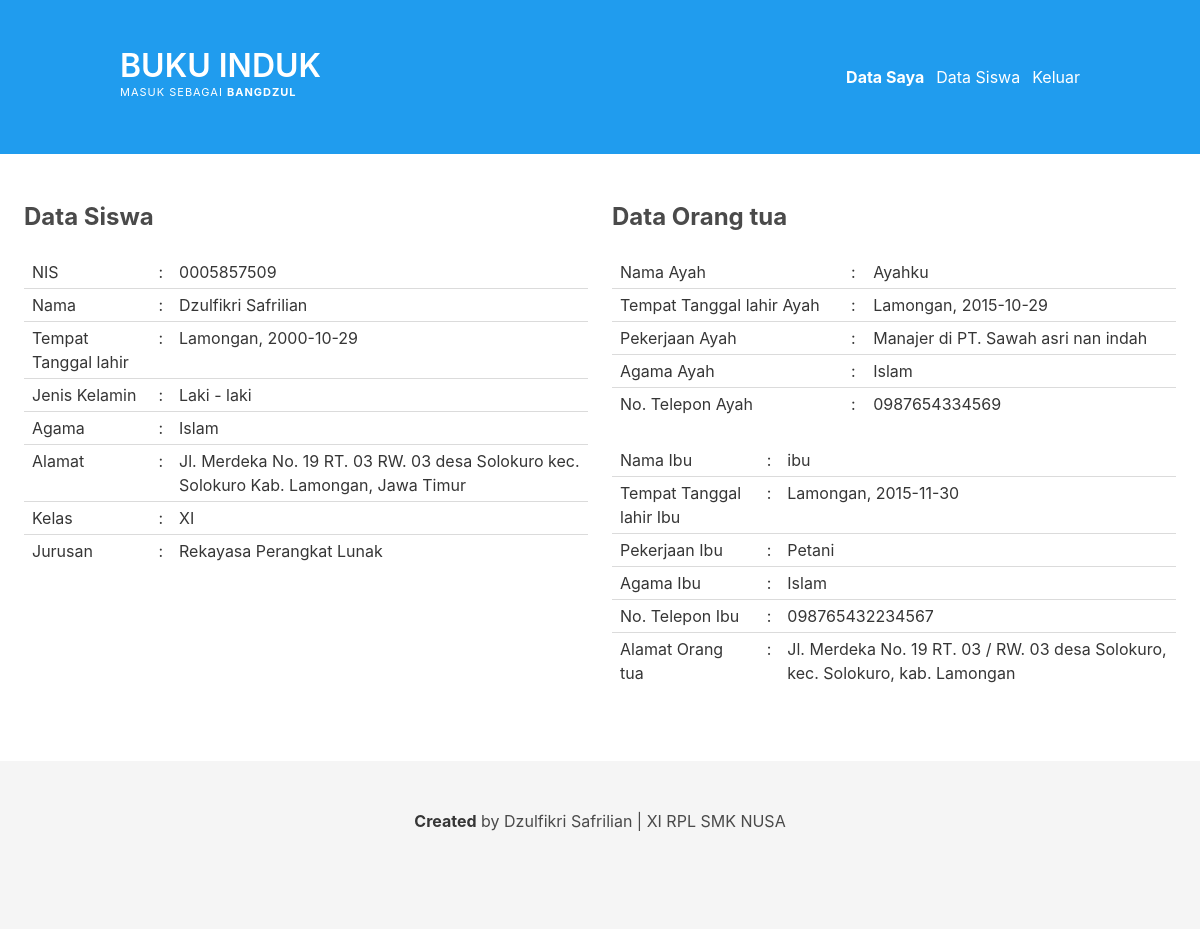
The page /tampil_data.php (signed in) on the database its author committed.
### tables this page shows
CREATE TABLE `user` (
  `id` int(11) NOT NULL,
  `username` varchar(10) NOT NULL,
  `pass` varchar(50) NOT NULL
);

CREATE TABLE `siswa` (
  `id_siswa` int(12) NOT NULL,
  `nis_siswa` varchar(20) NOT NULL,
  `nama_siswa` varchar(50) NOT NULL,
  `tmp_lahir` varchar(50) NOT NULL,
  `tgl_lahir` varchar(20) NOT NULL,
  `jkel_siswa` varchar(20) NOT NULL,
  `agama` varchar(20) NOT NULL,
  `alamat` varchar(255) NOT NULL,
  `kelas` varchar(5) NOT NULL,
  `jurusan` varchar(30) NOT NULL
);

CREATE TABLE `orang_tua` (
  `id_orangtua` int(12) NOT NULL,
  `nama_ayah` varchar(50) NOT NULL,
  `tl_ayah` varchar(50) NOT NULL,
  `tglahir_ayah` varchar(50) NOT NULL,
  `peker_ayah` varchar(50) NOT NULL,
  `agama_ayah` varchar(20) NOT NULL,
  `tlp_ayah` varchar(15) NOT NULL,
  `nama_ibu` varchar(50) NOT NULL,
  `tl_ibu` varchar(50) NOT NULL,
  `tglahir_ibu` varchar(50) NOT NULL,
  `peker_ibu` varchar(50) NOT NULL,
  `agama_ibu` varchar(20) NOT NULL,
  `tlp_ibu` varchar(15) NOT NULL,
  `alamat_orngtua` varchar(100) NOT NULL
);

### tampil_data.php (the view, shortened to what this page needs)
<?php
include_once 'config.php';
$sql="SELECT * from user inner join siswa on  user.id=siswa.id_siswa inner join orang_tua on user.id=orang_tua.id_orangtua where id='".$_SESSION['id']."'";
$query=mysqli_query($db,$sql);
$data= mysqli_fetch_array($query);
?>
    <!DOCTYPE html>
    <html lang="en">
    <head>
        <link rel="stylesheet" href="assets/css/bulma.css">
        <link rel="stylesheet" href="sweetalert.min.css">
        <link rel="stylesheet" href="sweetalert.css">
    </head>
    <body>
        <section class="hero is-info">
            <div class="hero-body">
                <div class="container">
                    <nav class="level">
                        <div class="level-left">
                            <div class="level-item">
                                <div class="level-item">
                                    <div>
                                        <?php if (isset($_SESSION['id'])) {
                                            echo "<p class='title'>BUKU INDUK</p>";
                                            echo "<p class='heading'>";
                                            echo "Masuk Sebagai ";
                                            echo "<b>";
                                                echo $_SESSION['username'];
                                            echo "</b>";
                                            echo "</p>";
                                        }else{
                                            echo "<p class='title'>Maaf, anda belum login</p>";
                                        }
                                        ?>
                                    </div>
                                </div>
                            </div>
                        </div>
                        <div class="level-right">
                            <p class="level-item">
                                <a href="tampil_data.php"><b>Data Saya</b></a>
                            </p>
                            <p class="level-item">
                                <a href="daftar_siswa.php">Data Siswa</a>
                            </p>
                            <p class="level-item">
                                <a href="logout.php">Keluar</a>
                            </p>
                        </div>
                    </nav>
                </div>
            </div>
        </section>
        <div class="section">
            <div class="container is-fullhd">
                <div class="columns">
                    <div class="column">
                        <h1 class="subtitle is-4">
                            <b>Data Siswa</b>
                        </h1>
                        <table class="table is-narrow is-fullwidth">
                            <tr class="table-row-hover-background-color">
                                <td align="center" class="">NIS</td>
                                <td align="center" class="">:</td>
                                <td align="center" class="">
                                   <?php echo $data['nis_siswa']; ?>
                                </td>
                            </tr>
                            <tr class="table-row-hover-background-color">
                                <td align="center" class="">Nama</td>
                                <td align="center" class="">:</td>
                                <td align="center" class="">
                                    <?php echo $data['nama_siswa']; ?>
                                </td>
                            </tr>
                            <tr class="table-row-hover-background-color">
                                <td align="center" class="">Tempat Tanggal lahir</td>
                                <td align="center" class="">:</td>
                                <td align="center" class="">
                                    <?php echo $data['tmp_lahir']; echo ", "; echo $data['tgl_lahir'] ?>
                                </td>
                            </tr>
                            <tr class="table-row-hover-background-color">
                                <td align="center" class="">Jenis Kelamin</td>
                                <td align="center" class="">:</td>
                                <td align="center" class="">
                                    <?php echo $data['jkel_siswa']; ?>
                                </td>
                            </tr>
                            <tr class="table-row-hover-background-color">
                                <td align="center" class="">Agama</td>
                                <td align="center" class="">:</td>
                                <td align="center" class="">
                                    <?php echo $data['agama']; ?>
                                </td>
                            </tr>
                            <tr class="table-row-hover-background-color">
                                <td align="center" class="">Alamat</td>
                                <td align="center" class="">:</td>
                                <td align="center" class="">
                                    <?php echo $data['alamat']; ?>
                                </td>
                            </tr>
                            <tr class="table-row-hover-background-color">
                                <td align="center" class="">Kelas</td>
                                <td align="center" class="">:</td>
                                <td align="center" class="">
                                    <?php echo $data['kelas']; ?>
                                </td>
                            </tr>
                            <tr class="table-row-hover-background-color">
                                <td align="center" class="">Jurusan</td>
                                <td align="center" class="">:</td>
                                <td align="center" class="">
                                    <?php echo $data['jurusan']; ?>
                                </td>
                            </tr>
                        </table>
                    </div>
                    <div class="column">
                        <h1 class="subtitle is-4">
                            <b>Data Orang tua</b>
                        </h1>
                        <table class="table is-narrow is-fullwidth">
                            <tr class="table-row-hover-background-color">
                                <td align="center" class="">Nama Ayah</td>
                                <td align="center" class="">:</td>
                                <td align="center" class="">
                                    <?php echo $data['nama_ayah']; ?>
                                </td>
                            </tr>
                            <tr class="table-row-hover-background-color">
                                <td align="center" class="">Tempat Tanggal lahir Ayah</td>
                                <td align="center" class="">:</td>
                                <td align="center" class="">
                                    <?php echo $data['tl_ayah']; echo ", "; echo $data['tglahir_ayah']; ?>
                                </td>
                            </tr>
                            <tr class="table-row-hover-background-color">
                                <td align="center" class="">Pekerjaan Ayah</td>
                                <td align="center" class="">:</td>
                                <td align="center" class="">
                                     <?php echo $data['peker_ayah']; ?>
                                </td>
                            </tr>
                            <tr class="table-row-hover-background-color">
                                <td align="center" class="">Agama Ayah</td>
                                <td align="center" class="">:</td>
                                <td align="center" class="">
                                <?php echo $data['agama_ayah']; ?>
                                </td>
                            </tr>
                            <tr class="table-row-hover-background-color">
                                <td align="center" class="">No. Telepon Ayah</td>
                                <td align="center" class="">:</td>
                                <td align="center" class="">
                                <?php echo $data['tlp_ayah']; ?>
                                </td>
                            </tr>
                        </table>
                        <table class="table is-narrow is-fullwidth">
                            <tr class="table-row-hover-background-color">
                                <td align="center" class="">Nama Ibu</td>
                                <td align="center" class="">:</td>
                                <td align="center" class="">
                                <?php echo $data['nama_ibu']; ?>
                                </td>
                            </tr>
                            <tr class="table-row-hover-background-color">
                                <td align="center" class="">Tempat Tanggal lahir Ibu</td>
                                <td align="center" class="">:</td>
                                <td align="center" class="">
                                <?php echo $data['tl_ibu']; echo ", "; echo $data['tglahir_ibu']; ?>
                                </td>
                            </tr>
                            <tr class="table-row-hover-background-color">
                                <td align="center" class="">Pekerjaan Ibu</td>
                                <td align="center" class="">:</td>
                                <td align="center" class="">
                                <?php echo $data['peker_ibu']; ?>
                                </td>
                            </tr>
                            <tr class="table-row-hover-background-color">
                                <td align="center" class="">Agama Ibu</td>
                                <td align="center" class="">:</td>
                                <td align="center" class="">
                                <?php echo $data['agama_ibu']; ?>
                                </td>
                            </tr>
                            <tr class="table-row-hover-background-color">
                                <td align="center" class="">No. Telepon Ibu</td>
                                <td align="center" class="">:</td>
                                <td align="center" class="">
                                <?php echo $data['tlp_ibu']; ?>
                                </td>
                            </tr>
                            <tr class="table-row-hover-background-color">
                                <td align="center" class="">Alamat Orang tua</td>
                                <td align="center" class="">:</td>
                                <td align="center" class="">
                                <?php echo $data['alamat_orngtua']; ?>
                                </td>
                            </tr>
                        </table>
                    </div>
                </div>
            </div>
        </div>
        <footer class="footer">
            <div class="container">
                <div class="content has-text-centered">
                    <p>
                        <strong>Created</strong> by Dzulfikri Safrilian | XI RPL SMK NUSA
                    </p>
                </div>
            </div>
        </footer>
    </body>
    </html>

### sweetalert.css (style rules this page uses)
:root { --swal-modal-width: 478px; }

### rows shown on the page
user: siswa.nis_siswa "0005857509", siswa.nama_siswa "Dzulfikri Safrilian", siswa.tmp_lahir "Lamongan", siswa.tgl_lahir "2000-10-29", siswa.jkel_siswa "Laki - laki", siswa.agama "Islam", siswa.alamat "Jl. Merdeka No. 19 RT. 03 RW. 03 desa Solokuro kec. Solokuro Kab. Lamongan, Jawa Timur", siswa.kelas "XI", siswa.jurusan "Rekayasa Perangkat Lunak", orang_tua.nama_ayah "Ayahku", orang_tua.tl_ayah "Lamongan", orang_tua.tglahir_ayah "2015-10-29", orang_tua.peker_ayah "Manajer di PT. Sawah asri nan indah", orang_tua.agama_ayah "Islam", orang_tua.tlp_ayah "0987654334569", orang_tua.nama_ibu "ibu", orang_tua.tl_ibu "Lamongan", orang_tua.tglahir_ibu "2015-11-30", orang_tua.peker_ibu "Petani", orang_tua.agama_ibu "Islam", orang_tua.tlp_ibu "098765432234567", orang_tua.alamat_orngtua "Jl. Merdeka No. 19 RT. 03 / RW. 03 desa Solokuro, kec. Solokuro, kab. Lamongan"

### other values the page prints
$_SESSION['username'] "BANGDZUL"
